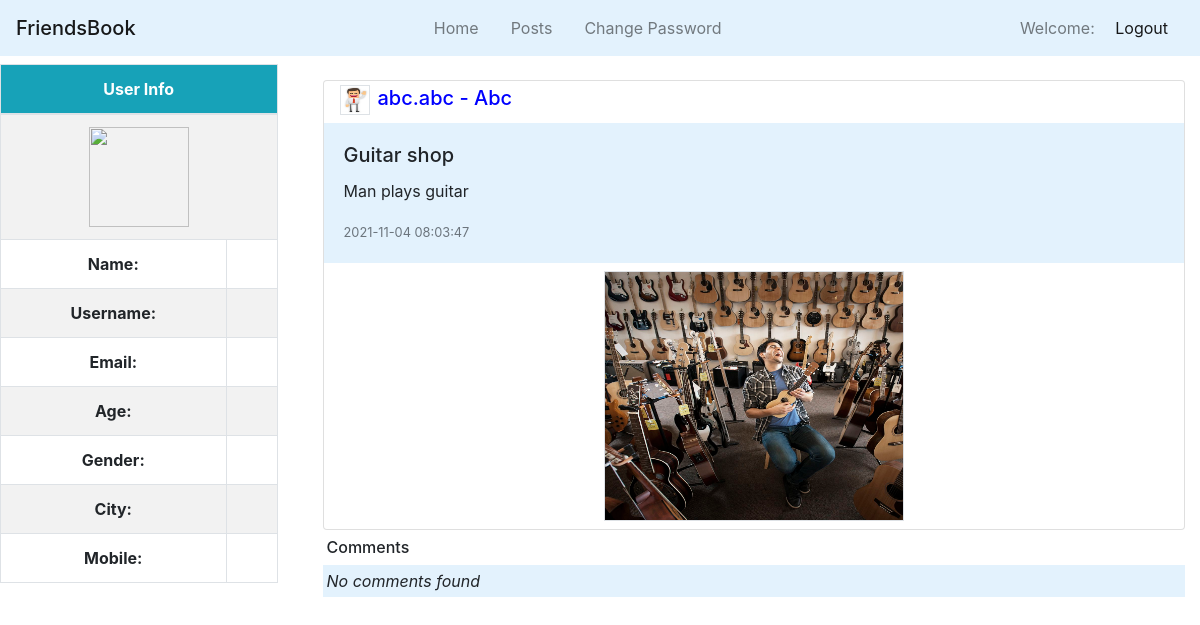
The app's page /dashboard.php?page=comment&pid=2 with its own data.
### tables this page shows
CREATE TABLE `users` (
  `id` int(11) NOT NULL,
  `name` varchar(255) NOT NULL,
  `username` varchar(255) NOT NULL,
  `email` varchar(255) NOT NULL,
  `age` varchar(255) NOT NULL,
  `gender` varchar(255) NOT NULL,
  `city` varchar(255) NOT NULL,
  `picture` varchar(255) NOT NULL,
  `password` varchar(255) NOT NULL,
  `created_on` timestamp NOT NULL DEFAULT current_timestamp() ON UPDATE current_timestamp(),
  `mobile` varchar(255) NOT NULL
);

CREATE TABLE `posts` (
  `id` int(11) NOT NULL,
  `title` varchar(255) NOT NULL,
  `description` varchar(255) NOT NULL,
  `user_id` int(11) NOT NULL,
  `post_time` timestamp NOT NULL DEFAULT current_timestamp() ON UPDATE current_timestamp(),
  `post_path` varchar(255) NOT NULL
);

### comment.php (the view, shortened to what this page needs)
<?php
include "connection.php";
$pid = $_GET['pid'];
$psel = mysqli_query($conn, "select * from posts where id = $pid");
$p = mysqli_fetch_assoc($psel);
$csel = mysqli_query($conn, "s elect * from comments where post_id = $pid");
$user_id = $p['user_id'];
$usersel = mysqli_query($conn, "select * from users where id = $user_id");
$user = mysqli_fetch_assoc($usersel);
?>
<div class="container">
    <div class="card">
    <h5 class="ml-3 mt-1" style="color: blue;"><img class="border mr-2" src="<?php echo $user['picture']; ?>" width="30px" height="30px"><?php echo $user['username']; ?> - <?php echo $user['name']; ?></h5>
        <div class="card-body" style="background-color: #e3f2fd">
            <h5 class="card-title"><?php echo $p['title'] ?></h5>
            <p class="card-text"><?php echo $p['description'] ?></p>
            <p class="card-text"><small class="text-muted"><?php echo $p['post_time'] ?></small></p>
        </div>
        <img class="mx-auto border my-2" src="<?php echo $p['post_path']; ?>" alt="Image not available" width="300px" height="250px">
    </div>
    <h6 class="my-2 mx-1">Comments</h6>
    <?php
    if (mysqli_num_rows($csel) > 0) {
        while ($c = mysqli_fetch_assoc($csel)) {
            $uid = $c['user_id'];
            $usel = mysqli_query($conn, "select * from users where id = $uid");
            $u = mysqli_fetch_assoc($usel);
    ?>
            <div class="p-1 my-2" style="background-color: #e3f2fd">
                <h5 class="mt-2 text-primary">
                    <img class="border mr-2" src="<?php echo $u['picture']; ?>" width="30px" height="30px">
                    <?php echo $u['username']; ?> - <?php echo $u['name']; ?>
                </h5>
                <p class=""><?php echo $c['comment']; ?></p>
                <p><small class="text-muted"><?php echo $c['comment_time'] ?></small></p>
            </div>
        <?php
        }
    } else {
        ?>
        <p class="font-italic p-1" style="background-color: #e3f2fd">No comments found</p>
    <?php
    }
    ?>
</div>

### records on screen
users: picture (picture), username "abc.abc", name "Abc"
posts: title "Guitar shop", description "Man plays guitar", post_time "2021-11-04 08:03:47", post_path (picture)
